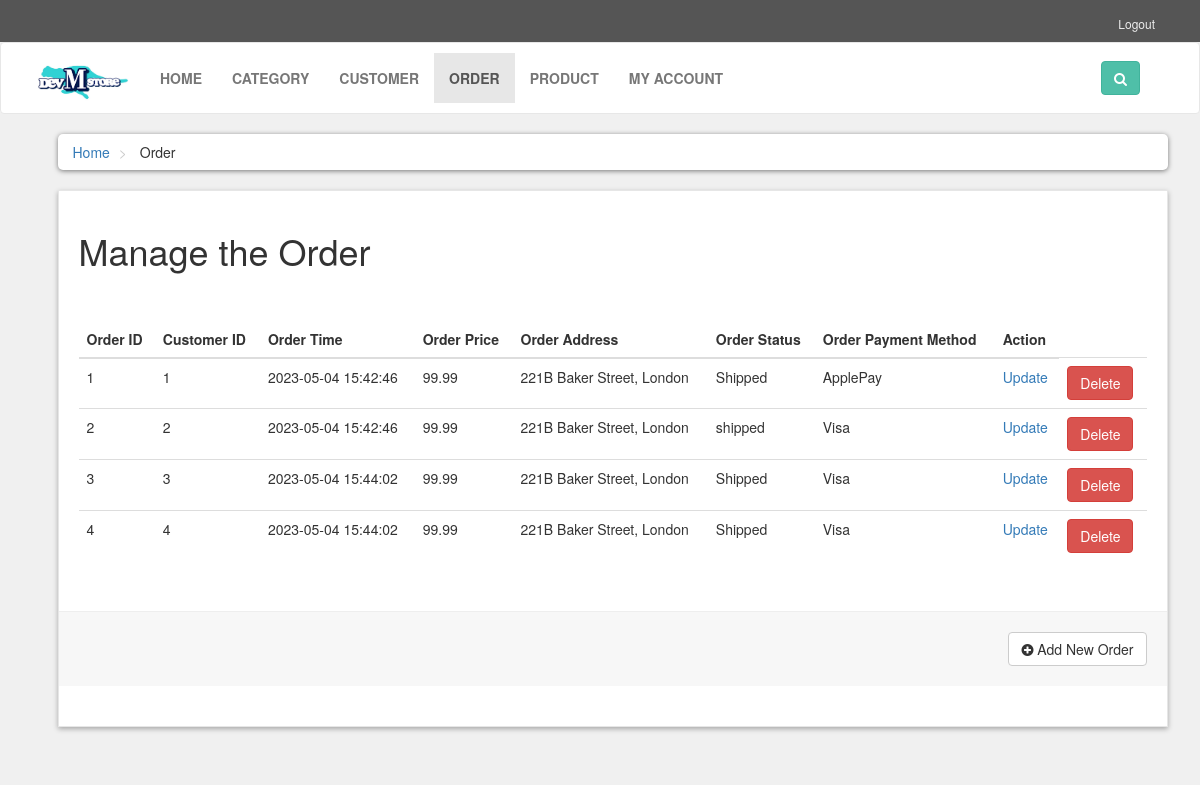
The app's page /order.php with its own data.
### tables this page shows
CREATE TABLE `orders` (
  `order_id` int(11) NOT NULL,
  `customer_id` int(11) NOT NULL,
  `order_time` datetime NOT NULL DEFAULT current_timestamp(),
  `order_price` float NOT NULL,
  `order_address` varchar(255) NOT NULL,
  `order_status` varchar(255) NOT NULL,
  `order_paymethod` varchar(255) NOT NULL
);

### order.php (the view, shortened to what this page needs)
<!DOCTYPE html>
<html lang="en">
<head>
    <link rel="stylesheet" href="styles/bootstrap-337.min.css">
    <link rel="stylesheet" href="font-awsome/css/font-awesome.min.css">
    <link rel="stylesheet" href="styles/style.css">
</head>
<body>
<div id="top">
    <div class="container">
        <div class="col-md-6 offer">
        </div>
        <div class="col-md-6">
            <ul class="menu">
                <li>
                    <a href="index.php">Logout</a>
                </li>
            </ul>
        </div>
    </div>
</div>
<div id="navbar" class="navbar navbar-default">
    <div class="container">
        <div class="navbar-header">
            <a href="index1.php" class="navbar-brand home">
                <img src="images/logo.png" style='width: 100px;'alt="M-dev-Store Logo" class="hidden-xs">
            </a>
        </div>
        <div class="navbar-collapse collapse" id="navigation">
            <div class="padding-nav">
                <ul class="nav navbar-nav left">
                    <li >
                        <a href="index1.php">Home</a>
                    </li>
                    <li>
                        <a href="category.php">Category</a>
                    </li>
                    <li>
                        <a href="customer.php">Customer</a>
                    </li>
                    <li class="active">
                        <a href="order.php">Order</a>
                    </li>
                    <li>
                        <a href="products.php">Product</a>
                    </li>
		            <li>
                        <a href="my_account.php?1">My Account</a>
                    </li>
                </ul>
            </div>
            <div class="navbar-collapse collapse right">
                <button class="btn btn-primary navbar-btn" type="button" data-toggle="collapse" data-target="#search">
                    <i class="fa fa-search"></i>
                </button>
            </div>
        </div>
    </div>
</div>
<div id="content">
    <div class="container">
        <div class="alert">
            <h2>Reminder</h2>
            <p>Order Information Updated Successfully!</p>
            <a href="order.php">
                <button>Close</button>
            </a>
        </div>
        <div class="col-md-12">
            <ul class="breadcrumb">
                <li>
                    <a href="index1.php">Home</a>
                </li>
                <li>
                    Order
                </li>
            </ul>
        </div>
        <div id="order" class="col-md-9" style="width: 100%;">
            <div class="box">
                <form action="order.php" method="post" enctype="multipart/form-data">
                        <h1>Manage the Order</h1>
                        <br>
                        <br>
                    <div class="table-responsive">
                        <table class="table">
                            <thead>
                                <tr>
                                    <th>Order ID</th>
                                    <th>Customer ID</th>
                                    <th>Order Time</th>
                                    <th>Order Price</th>
                                    <th>Order Address</th>
                                    <th>Order Status</th>
                                    <th>Order Payment Method</th>
                                    <th>Action</th>
                                </tr>
                            </thead>
                            <tbody>
                            <?php
                                $servername = "localhost";
                                $username = "root";
                                $password = "";
                                $dbname = "admin_platform";
                                $conn = mysqli_connect($servername, $username, $password, $dbname);
                                $sql = "SELECT * FROM orders";
                                $result = mysqli_query($conn, $sql);
                                if (mysqli_num_rows($result) > 0) {
                                    while ($row = mysqli_fetch_assoc($result)) {
                                        $href = "update_order.php?order_id=" . $row["order_id"];
                                        echo "<form method='post'>
                                                  <tr>
                                                      <td>".$row["order_id"]."</td>
                                                      <td>".$row["customer_id"]."</td>
                                                      <td>".$row["order_time"]."</td>
                                                      <td>".$row["order_price"]."</td>
                                                      <td>".$row["order_address"]."</td>
                                                      <td>".$row["order_status"]."</td>
                                                      <td>".$row["order_paymethod"]."</td>
                                                      <td><a href='$href'>Update</a></td>
                                                      <td>
                                                          <input type='hidden' name='id' value='".$row["order_id"]."'>
                                                          <button class='btnn' style='width: auto' type='submit' name='delete'>Delete</button>
                                                      </td>
                                                  </tr>
                                              </form>";
                                                }
                                            } else {
                                                echo "No category found in database.";
                                            }
                            ?>
                            </tbody>
                        </table>
                    </div>
                    <div class="box-footer">
                        <div class="pull-right">
                            <a href="add_order.php" class="btn btn-default">
                                <i class="fa fa-plus-circle"></i> Add New Order
                            </a>
                        </div>
                    </div>
                </form>
            </div>
        </div>
    </div>
</div>
</body>
</html>

### styles/style.css (style rules this page uses)
body { font-size: 14px; line-height: 1.42857143; color: #333333; background: #f0f0f0; overflow-x: hidden; }
#top { background: #555555; padding: 10px 0; }
#top .offer { color: #ffffff; }
#top a { color: #ffffff; }
#top ul.menu { padding-top: 5px; margin: 0px; text-align: right; font-size: 12px; list-style: none; }
#top ul.menu > li { display: inline-block; }
#top ul.menu > li a { color: #eeeeee; }
.navbar { background: #ffffff; }
.navbar-collapse .right { float: right; }
.navbar-brand { float: left; padding: 10px 15px; font-size: 18px; line-height: 20px; height: 70px; }
.navbar ul.nav > li > a { text-transform: uppercase; font-weight: bold; font-size: 14px; }
.padding-nav { padding-top: 10px; }
.btn-primary { color: rgb(255, 255, 255); background: rgb(79, 191, 168); border-color: rgb(65, 179, 156); }
.box { background: #ffffff; margin: 0 0 30px; border: solid 1px #e6e6e6; box-sizing: border-box; padding: 20px; box-shadow: 0px 2px 5px rgba(0, 0, 0, .3); }
#content { padding-left: 25px; }
.breadcrumb { padding: 8px 15px; margin-bottom: 20px; background: #ffffff; border-radius: 5px; box-shadow: 0px 1px 5px rgba(0, 0, 0, .5); }
.breadcrumb> li + li:before { content: ">\00a0"; color: #cccccc; }
.box .box-footer { background-color: #f7f7f7; margin: 30px -20px 20px; padding: 20px; border-top: 1px solid #eeeeee; }
.box .box-footer:before, .box .box-footer:after { content: ""; display: table; }
.box .box-footer:after { clear: both; }

### order.php (style rules this page uses)
.alert { position: fixed; top: 50%; left: 50%; transform: translate(-50%, -50%); padding: 20px; background-color: #fff; border-radius: 5px; box-shadow: 0 2px 4px rgba(0, 0, 0, 0.2); text-align: center; }
.alert h2 { font-size: 20px; font-weight: bold; margin: 0 0 10px; }
.alert p { font-size: 16px; margin: 0; }
.alert button { display: block; margin: 20px auto 0; padding: 10px 20px; background-color: rgb(79, 191, 168); color: #fff; border: none; border-radius: 5px; font-size: 16px; cursor: pointer; }
.btnn { display: inline-block; padding: 6px 12px; margin-bottom: 0; font-size: 14px; font-weight: 400; line-height: 1.42857143; text-align: center; white-space: nowrap; vertical-align: middle; -ms-touch-action: manipulation; touch-action: manipulation; cursor: pointer; -webkit-user-select: none; -moz-user-select: none; -ms-user-select: none; user-select: none; background-image: none; border: 1px solid transparent; border-radius: 4px; color: #fff; background-color: #d9534f; border-color: #d43f3a; }

### records on screen
orders: order_id "1", customer "1", order_time "2023-05-04 15:42:46", order_price "99.99", order_address "221B Baker Street, London", order_status "Shipped", order_paymethod "ApplePay"
orders: order_id "2", customer "2", order_time "2023-05-04 15:42:46", order_price "99.99", order_address "221B Baker Street, London", order_status "shipped", order_paymethod "Visa"
orders: order_id "3", customer "3", order_time "2023-05-04 15:44:02", order_price "99.99", order_address "221B Baker Street, London", order_status "Shipped", order_paymethod "Visa"
orders: order_id "4", customer "4", order_time "2023-05-04 15:44:02", order_price "99.99", order_address "221B Baker Street, London", order_status "Shipped", order_paymethod "Visa"
